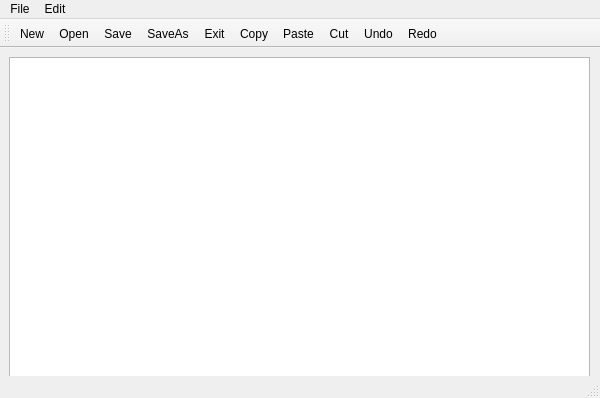
<?xml version="1.0" encoding="UTF-8"?>
<ui version="4.0">
 <class>MainWindow</class>
 <widget class="QMainWindow" name="MainWindow">
  <property name="geometry">
   <rect>
    <x>0</x>
    <y>0</y>
    <width>600</width>
    <height>398</height>
   </rect>
  </property>
  <property name="windowTitle">
   <string>MainWindow</string>
  </property>
  <widget class="QWidget" name="centralwidget">
   <widget class="QWidget" name="verticalLayoutWidget">
    <property name="geometry">
     <rect>
      <x>9</x>
      <y>9</y>
      <width>581</width>
      <height>341</height>
     </rect>
    </property>
    <layout class="QVBoxLayout" name="verticalLayout">
     <item>
      <widget class="QTextEdit" name="textEdit"/>
     </item>
    </layout>
   </widget>
  </widget>
  <widget class="QMenuBar" name="menubar">
   <property name="geometry">
    <rect>
     <x>0</x>
     <y>0</y>
     <width>600</width>
     <height>21</height>
    </rect>
   </property>
   <widget class="QMenu" name="menuFile">
    <property name="title">
     <string>File</string>
    </property>
    <addaction name="actionNew"/>
    <addaction name="actionOpen"/>
    <addaction name="actionSave"/>
    <addaction name="actionSaveAs"/>
    <addaction name="actionPrint"/>
    <addaction name="actionExit"/>
   </widget>
   <widget class="QMenu" name="menuEdit">
    <property name="title">
     <string>Edit</string>
    </property>
    <addaction name="actionCopy"/>
    <addaction name="actionPaste"/>
    <addaction name="actionCut"/>
    <addaction name="actionUndo"/>
    <addaction name="actionRedo"/>
   </widget>
   <addaction name="menuFile"/>
   <addaction name="menuEdit"/>
  </widget>
  <widget class="QStatusBar" name="statusbar"/>
  <widget class="QToolBar" name="toolBar">
   <property name="windowTitle">
    <string>toolBar</string>
   </property>
   <attribute name="toolBarArea">
    <enum>TopToolBarArea</enum>
   </attribute>
   <attribute name="toolBarBreak">
    <bool>false</bool>
   </attribute>
   <addaction name="actionNew"/>
   <addaction name="actionOpen"/>
   <addaction name="actionSave"/>
   <addaction name="actionSaveAs"/>
   <addaction name="actionExit"/>
   <addaction name="actionCopy"/>
   <addaction name="actionPaste"/>
   <addaction name="actionCut"/>
   <addaction name="actionUndo"/>
   <addaction name="actionRedo"/>
  </widget>
  <action name="actionNew">
   <property name="icon">
    <iconset>
     <normaloff>:/Imgs/Icons/Document-icon.png</normaloff>
     <normalon>:/Images/Icons/Document-icon.png</normalon>:/Imgs/Icons/Document-icon.png</iconset>
   </property>
   <property name="text">
    <string>New</string>
   </property>
  </action>
  <action name="actionOpen">
   <property name="icon">
    <iconset>
     <normaloff>:/Imgs/Icons/Documents-icon.png</normaloff>
     <normalon>:/Images/Icons/Documents-icon.png</normalon>:/Imgs/Icons/Documents-icon.png</iconset>
   </property>
   <property name="text">
    <string>Open</string>
   </property>
  </action>
  <action name="actionSave">
   <property name="icon">
    <iconset>
     <normaloff>:/Imgs/Icons/Actions-floppy-save-icon.png</normaloff>
     <normalon>:/Images/Icons/Actions-floppy-save-icon.png</normalon>:/Imgs/Icons/Actions-floppy-save-icon.png</iconset>
   </property>
   <property name="text">
    <string>Save</string>
   </property>
  </action>
  <action name="actionSaveAs">
   <property name="icon">
    <iconset>
     <normaloff>:/Imgs/Icons/Actions-file-save-as-icon.png</normaloff>
     <normalon>:/Images/Icons/Actions-file-save-as-icon.png</normalon>:/Imgs/Icons/Actions-file-save-as-icon.png</iconset>
   </property>
   <property name="text">
    <string>SaveAs</string>
   </property>
  </action>
  <action name="actionPrint">
   <property name="text">
    <string>Print</string>
   </property>
  </action>
  <action name="actionExit">
   <property name="icon">
    <iconset>
     <normaloff>:/Imgs/Icons/Close-icon.png</normaloff>
     <normalon>:/Images/Icons/Close-icon.png</normalon>:/Imgs/Icons/Close-icon.png</iconset>
   </property>
   <property name="text">
    <string>Exit</string>
   </property>
  </action>
  <action name="actionCopy">
   <property name="icon">
    <iconset>
     <normaloff>:/Imgs/Icons/Copy-icon.png</normaloff>
     <normalon>:/Images/Icons/Copy-icon.png</normalon>:/Imgs/Icons/Copy-icon.png</iconset>
   </property>
   <property name="text">
    <string>Copy</string>
   </property>
  </action>
  <action name="actionPaste">
   <property name="icon">
    <iconset>
     <normalon>:/Images/Icons/Paste-icon.png</normalon>
    </iconset>
   </property>
   <property name="text">
    <string>Paste</string>
   </property>
  </action>
  <action name="actionCut">
   <property name="icon">
    <iconset>
     <normalon>:/Images/Icons/Actions-cut-icon.png</normalon>
    </iconset>
   </property>
   <property name="text">
    <string>Cut</string>
   </property>
  </action>
  <action name="actionUndo">
   <property name="icon">
    <iconset>
     <normalon>:/Images/Icons/arrow-undo-icon.png</normalon>
    </iconset>
   </property>
   <property name="text">
    <string>Undo</string>
   </property>
  </action>
  <action name="actionRedo">
   <property name="icon">
    <iconset>
     <normalon>:/Images/Icons/arrow-redo-icon.png</normalon>
    </iconset>
   </property>
   <property name="text">
    <string>Redo</string>
   </property>
  </action>
 </widget>
 <resources/>
 <connections/>
</ui>
